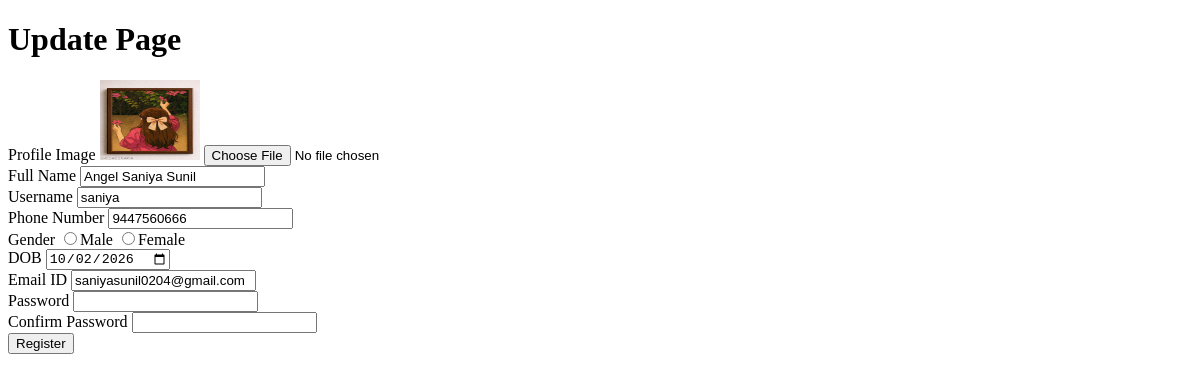
The page /update/1 on the database as committed earlier.
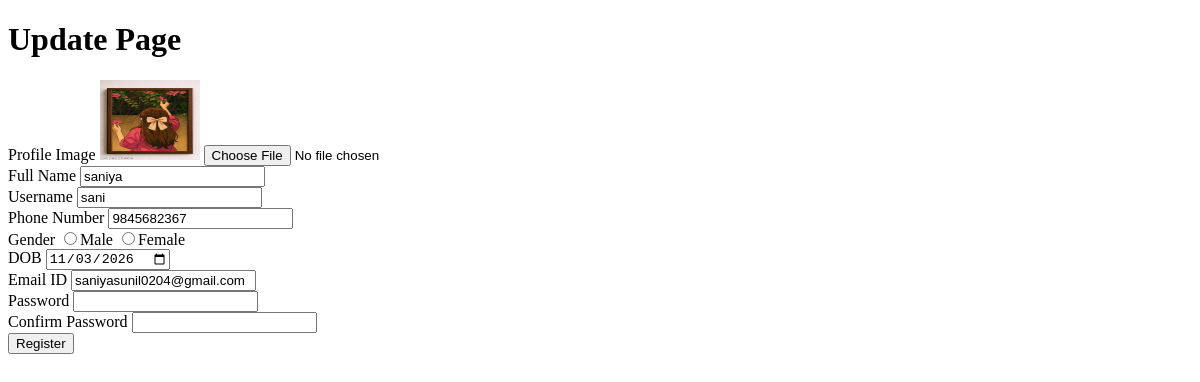
The same page on the database as committed later.
### myapp/models.py (models this page shows)
class RegisterModel(models.Model):
    profile = models.ImageField(upload_to="profile_image/")
    full_name = models.CharField(max_length=30)
    username = models.CharField(max_length=50)
    number = models.IntegerField()
    choose = {
        ("Male","Male"),
        ("Female","Female"),
    }
    gender = models.CharField(max_length=15)
    dob = models.DateField()
    email = models.EmailField()
    password = models.CharField(max_length=20)

### myapp/views.py (the view, shortened to what this page needs)
# urls.py: path("update/<int:pk>",views.update,name="update"),
def update(request,pk):
    data = RegisterModel.objects.get(id=pk)
    return render(request, "update.html", {"data":data})

### myapp/templates/update.html (shortened to what this page needs)
<!DOCTYPE html>
<html lang="en">
<head>
</head>
<body>
    <div>
        <form method="POST" enctype="multipart/form-data">
            <h1>Update Page</h1>
            <label for="">Profile Image</label>
            <img style="width: 100px; height: 80px;" src="{{ data.profile.url }}" alt="">
            <input type="file" name = "profile" value="{{ data.profile.url }}"><br>
            <label for="full_name">Full Name</label>
            <input type="text" name="full_name" value="{{ data.full_name }}" id="full_name" placeholder="Enter your full name"><br>
            <label for="">Username</label>
            <input type="text" name="username" value="{{ data.username }}"><br>
            <label for="">Phone Number</label>
            <input type="number" name="number" value="{{ data.number }}"> <br>
            <label for="">Gender</label>
            <input type="radio" name="gender" value = "Male">Male
            <input type="radio" name="gender" value = "Female">Female <br>
            <label for="">DOB</label>
            <input type="date" name="dob" value="{{ data.dob|date:'Y-m-d' }}"> <br>
            <label for="">Email ID</label>
            <input type="email" name="email" value="{{ data.email }}"> <br>
            <label for="">Password</label>
            <input type="password" name="password"> <br>
            <label for="">Confirm Password</label>
            <input type="password" name="confirm_password"> <br>
            <button type="submit">Register</button>
    </form>
    </div>
</body>
</html>

Rows that differ between the two databases and show on the page:
changed RegisterModel "saniya": full_name "Angel Saniya Sunil" → "saniya"; username "saniya" → "sani"; number "9447560666" → "9845682367"; dob "10/02/2026" → "11/03/2026"
